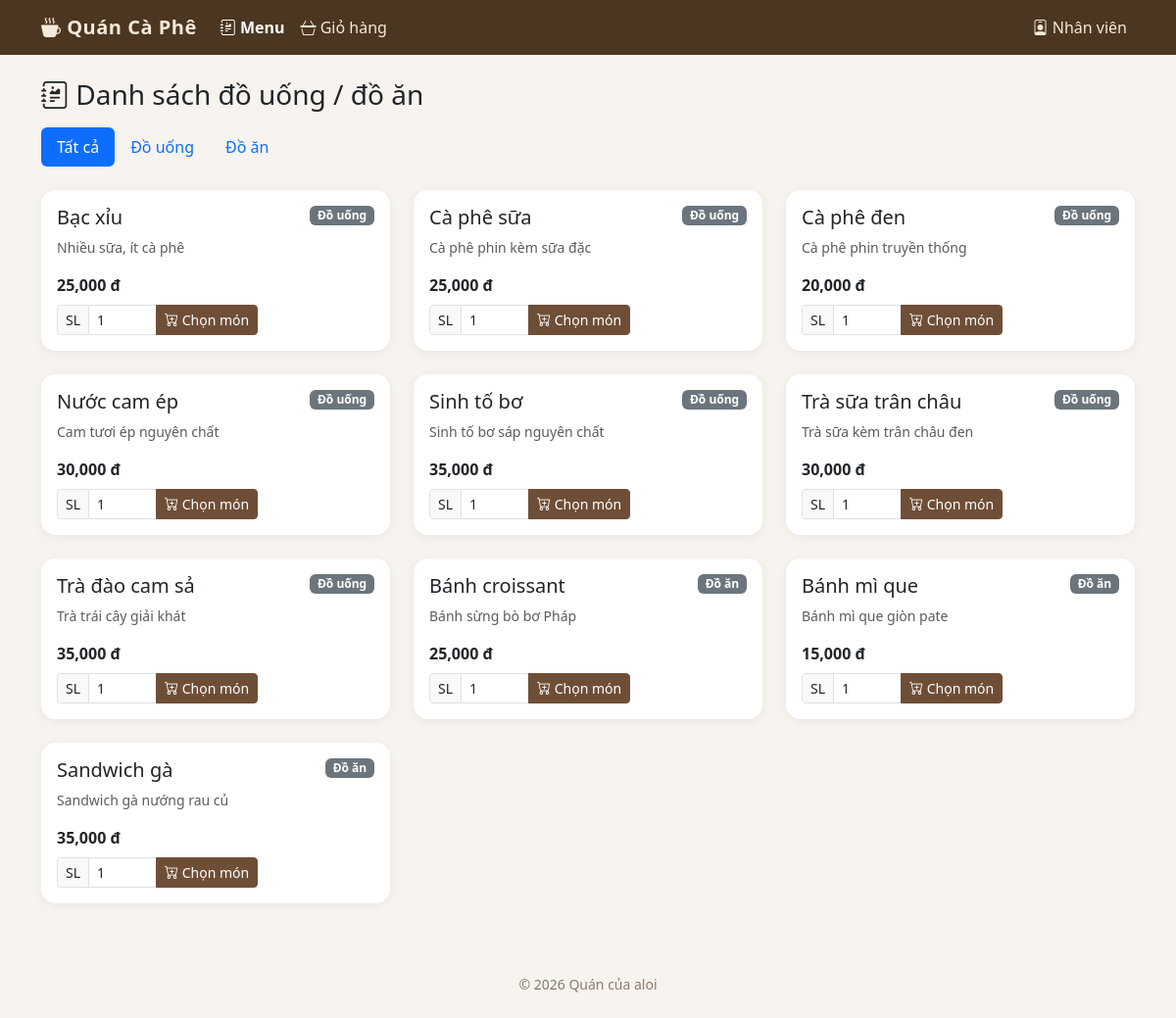
The page /menu on the database its author committed.
### tables this page shows
CREATE TABLE mon_an (
    id INTEGER PRIMARY KEY AUTOINCREMENT,
    ten TEXT NOT NULL,
    loai TEXT NOT NULL DEFAULT 'Đồ uống',   -- 'Đồ uống' hoặc 'Đồ ăn'
    gia INTEGER NOT NULL,
    mo_ta TEXT DEFAULT '',
    con_ban INTEGER NOT NULL DEFAULT 1      -- 1 = còn bán, 0 = ngừng bán
);

### app.py (the view)
@app.route('/menu')
def menu():
    mon_list = db.query('SELECT * FROM mon_an WHERE con_ban = 1 ORDER BY loai, ten')
    loai_list = sorted({m['loai'] for m in mon_list})
    return render_template('customer/menu.html', mon_list=mon_list, loai_list=loai_list)

### app.py (called while the page is built)
@app.before_request
def ensure_cart():
    session.setdefault('cart', [])

@app.context_processor
def inject_current_table():
    ban_id = session.get('ban_id')
    ban_hien_tai = None
    if ban_id:
        ban_hien_tai = db.query('SELECT * FROM ban WHERE id = ?', (ban_id,), one=True)
        if not ban_hien_tai:
            session.pop('ban_id', None)
    return {'ban_hien_tai': ban_hien_tai}

### database.py (called while the page is built)
def get_connection():
    conn = sqlite3.connect(DB_PATH, timeout=10)
    conn.row_factory = sqlite3.Row
    conn.execute('PRAGMA foreign_keys = ON')
    conn.execute('PRAGMA busy_timeout = 10000')
    conn.execute('PRAGMA journal_mode = WAL')
    return conn

def query(sql, args=(), one=False):
    conn = get_connection()
    cur = conn.execute(sql, args)
    rows = cur.fetchall()
    conn.close()
    if one:
        return rows[0] if rows else None
    return rows

### templates/customer/menu.html (shortened to what this page needs)
{% extends 'base.html' %}
{% block content %}
<div class="d-flex justify-content-between align-items-center mb-3">
  <h3 class="mb-0"><i class="bi bi-journal-richtext"></i> Danh sách đồ uống / đồ ăn</h3>
</div>
<ul class="nav nav-pills mb-4" id="loaiTab">
  <li class="nav-item"><button class="nav-link active" data-filter="all">Tất cả</button></li>
  {% for loai in loai_list %}
  <li class="nav-item"><button class="nav-link" data-filter="{{ loai }}">{{ loai }}</button></li>
  {% endfor %}
</ul>
<form method="post" action="{{ url_for('add_to_cart') }}">
<div class="row g-4" id="monList">
  {% for mon in mon_list %}
  <div class="col-sm-6 col-lg-4 mon-item" data-loai="{{ mon.loai }}">
    <div class="card cafe-card h-100">
      <div class="card-body d-flex flex-column">
        <div class="d-flex justify-content-between">
          <h5 class="card-title">{{ mon.ten }}</h5>
          <span class="badge text-bg-secondary align-self-start">{{ mon.loai }}</span>
        </div>
        <p class="card-text text-muted small flex-grow-1">{{ mon.mo_ta }}</p>
        <p class="fw-bold text-brown mb-2">{{ '{:,}'.format(mon.gia) }} đ</p>
        <div class="input-group input-group-sm">
          <span class="input-group-text">SL</span>
          <input type="number" class="form-control" name="so_luong_{{ mon.id }}" value="1" min="1" style="max-width:70px">
          <button type="submit" name="mon_id" value="{{ mon.id }}" class="btn btn-cafe"><i class="bi bi-cart-plus"></i> Chọn món</button>
        </div>
      </div>
    </div>
  </div>
  {% else %}
  <p class="text-muted">Hiện chưa có món nào trong menu.</p>
  {% endfor %}
</div>
</form>
{% endblock %}

### templates/base.html (style rules this page uses)
body { background-color: #f7f3ee; }
.cafe-card { border: none; border-radius: .9rem; box-shadow: 0 2px 10px rgba(0, 0, 0, .06); transition: transform .15s ease; }
.btn-cafe { background-color: #6f4e37; border-color: #6f4e37; color: #fff; }

### rows shown on the page
mon_an: loai "Đồ uống", ten "Bạc xỉu", mo_ta "Nhiều sữa, ít cà phê", gia "25,000", {{ mon.id }} 3 (drawn)
mon_an: loai "Đồ ăn", ten "Bánh croissant", mo_ta "Bánh sừng bò bơ Pháp", gia "25,000", {{ mon.id }} 9 (drawn)
mon_an: ten "Cà phê sữa", loai "Đồ uống", mo_ta "Cà phê phin kèm sữa đặc", gia "25,000", {{ mon.id }} 2 (drawn)
mon_an: ten "Cà phê đen", loai "Đồ uống", mo_ta "Cà phê phin truyền thống", gia "20,000", id "1"
mon_an: ten "Nước cam ép", loai "Đồ uống", mo_ta "Cam tươi ép nguyên chất", gia "30,000", {{ mon.id }} 7 (drawn)
mon_an: ten "Sinh tố bơ", loai "Đồ uống", mo_ta "Sinh tố bơ sáp nguyên chất", gia "35,000", {{ mon.id }} 6 (drawn)
mon_an: ten "Trà sữa trân châu", loai "Đồ uống", mo_ta "Trà sữa kèm trân châu đen", gia "30,000", {{ mon.id }} 5 (drawn)
mon_an: ten "Trà đào cam sả", loai "Đồ uống", mo_ta "Trà trái cây giải khát", gia "35,000", {{ mon.id }} 4 (drawn)
mon_an: ten "Bánh mì que", loai "Đồ ăn", mo_ta "Bánh mì que giòn pate", gia "15,000", {{ mon.id }} 8 (drawn)
mon_an: ten "Sandwich gà", loai "Đồ ăn", mo_ta "Sandwich gà nướng rau củ", gia "35,000", {{ mon.id }} 10 (drawn)

### other values the page prints
{{ 2026 }} "2026"
